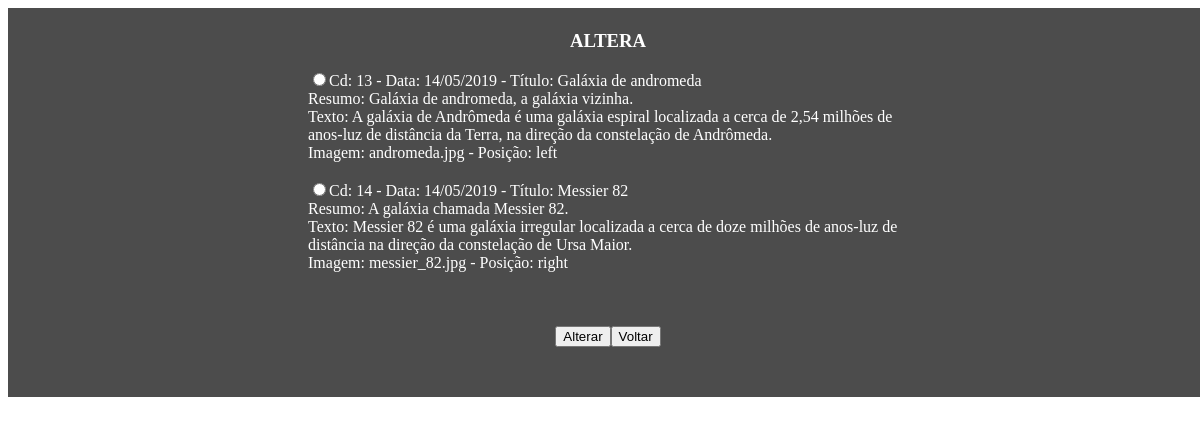
The page /altera.php on the database its author committed.
### tables this page shows
CREATE TABLE `posts` (
  `cdpost` int(11) NOT NULL,
  `titulo` varchar(255) NOT NULL,
  `resumo` text NOT NULL,
  `texto` text NOT NULL,
  `imagem` varchar(100) NOT NULL,
  `posicao` varchar(5) NOT NULL DEFAULT 'right',
  `data` date NOT NULL
);

### altera.php (the view, shortened to what this page needs)
<!DOCTYPE html>
<html>
<head>
</head>
<body>
<?php
include("conecta.php");
include_once("funcoes.php");
try {
	$sql = "select cdpost,titulo,texto,resumo,posicao,imagem,data from posts order by cdpost";
	$consulta = $link->prepare($sql);
	$consulta->execute();
	abreTag("form",array("id"=>"altera_form"));
		echo "ALTERA";
		fechaTag("h3");
			while ($registro = $consulta->fetch(PDO::FETCH_ASSOC)) {
				$cdpost = $registro['cdpost'];
				$titulo = $registro['titulo'];
				$resumo = $registro['resumo'];
				$texto = $registro['texto'];
				$imagem = $registro['imagem'];
				$posicao = $registro['posicao'];
				$data =  strftime("%d/%m/%Y",strtotime($registro['data']));
				echo("Cd: $cdpost - Data: $data - Título: $titulo <br> Resumo: $resumo<br>Texto: $texto<br> Imagem: $imagem -  Posição: $posicao");
				echo"<br>";
				echo"<br>";
			}
			echo "<br>";
		echo "<br>";
			echo "Voltar";
}
catch(PDOException $ex){
	echo($ex->getMessage());
}
?>
</body>
</html>

### funcoes.php
<?php
function abreTag($tag,$vet=array()){
   echo("<$tag");
   if (count($vet) > 0) {
	foreach($vet as $atrib => $valor){
		echo(" $atrib='$valor'");
	}
	}
echo(">");
}
function fechaTag($tag){
	echo ("</$tag>");
}
?>

### altera.php (style rules this page uses)
body { text-align: center; width: 100%; height: 100%; color: white; background: url("icones/img_exclui1.jpg") no-repeat; background-size: cover; }
a { text-decoration:none; color: black; }
#altera_form { background-color: rgba(0,0,0,0.7); }
.altera { border-radius: 0.5; width: 600px; height: auto; margin: 0; margin: 0 auto; text-align: left; }
form { padding-bottom: 50px; padding-top: 3px; }

### rows shown on the page
posts: cdpost "13", data "14/05/2019", titulo "Galáxia de andromeda", resumo "Galáxia de andromeda, a galáxia vizinha.", texto "A galáxia de Andrômeda é uma galáxia espiral localizada a cerca de 2,54 milhões de anos-luz de distância da Terra, na direção da constelação de Andrômeda.", imagem "andromeda.jpg", posicao "left"
posts: cdpost "14", data "14/05/2019", titulo "Messier 82", resumo "A galáxia chamada Messier 82.", texto "Messier 82 é uma galáxia irregular localizada a cerca de doze milhões de anos-luz de distância na direção da constelação de Ursa Maior.", imagem "messier_82.jpg", posicao "right"
